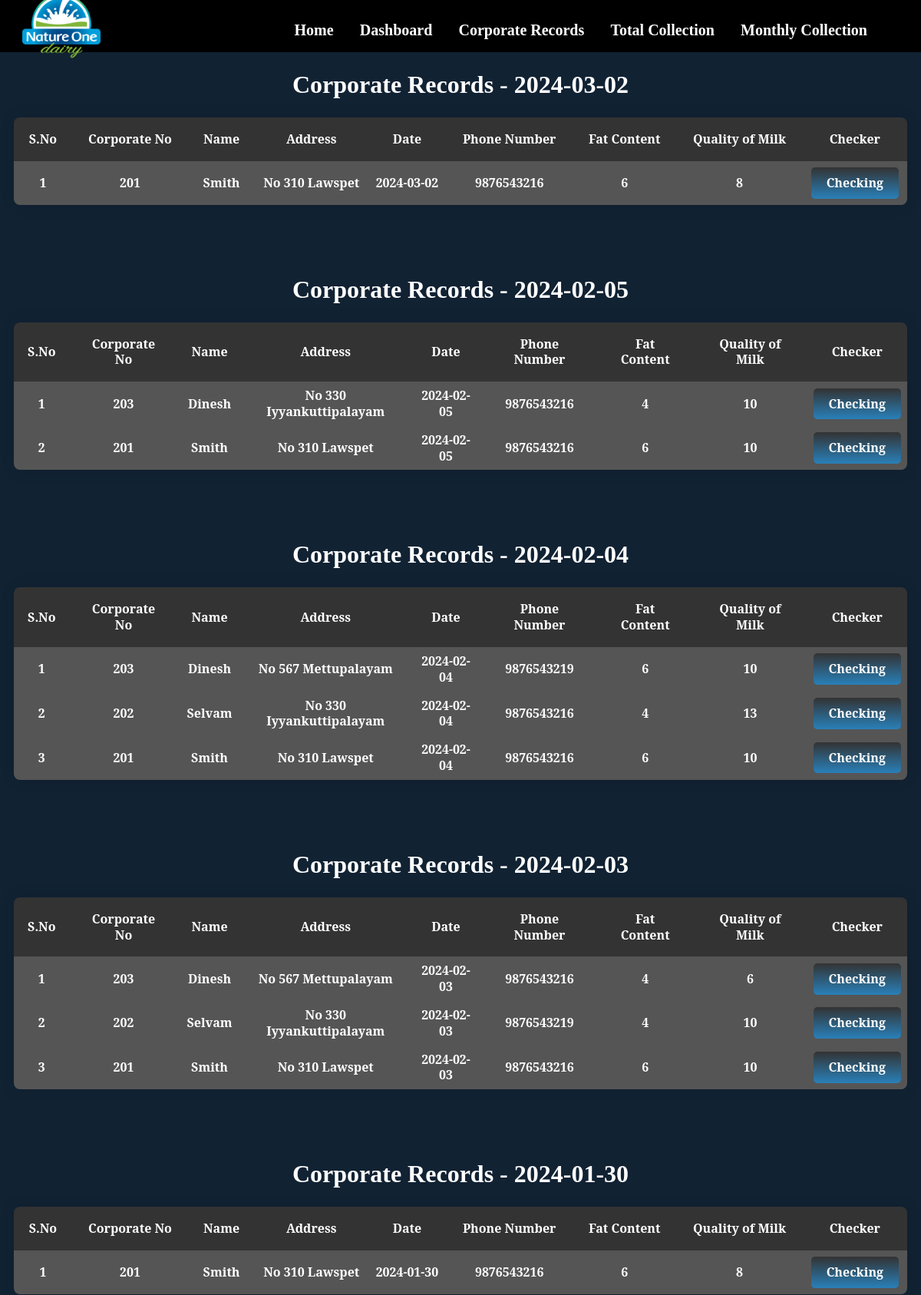
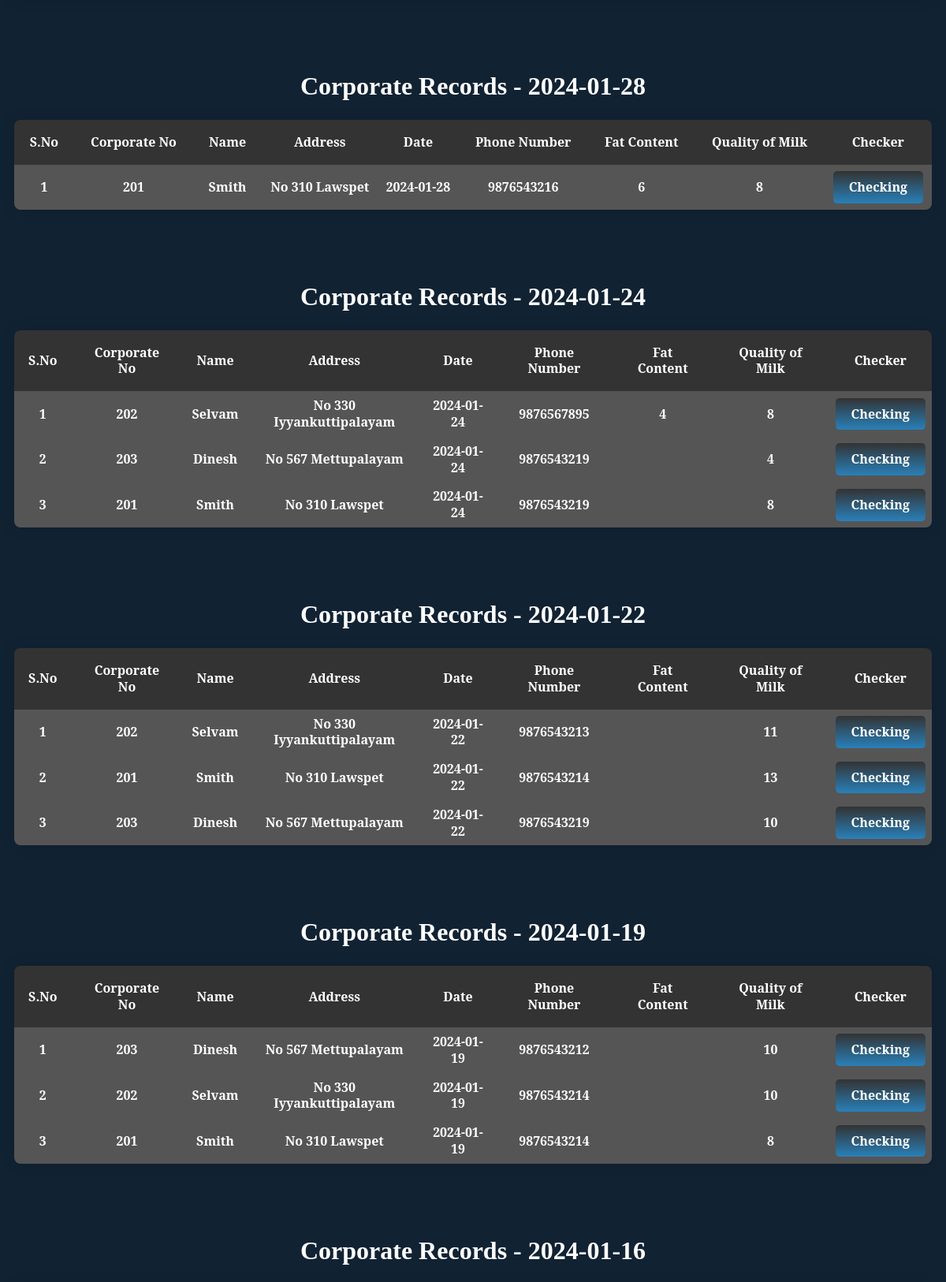
Page /corporateview.php (signed in, upper part) on the committed database (2 pictures, top to bottom).
### tables this page shows
CREATE TABLE `corporate` (
  `id` int(11) NOT NULL,
  `trn_date` datetime NOT NULL,
  `corporateno` varchar(50) NOT NULL,
  `name` varchar(50) NOT NULL,
  `address` varchar(50) NOT NULL,
  `date` date NOT NULL,
  `phoneno` bigint(50) NOT NULL,
  `fat_content` varchar(50) NOT NULL,
  `quantity` bigint(50) NOT NULL
);

### corporateview.php (the view, shortened to what this page needs)
<?php
require('db.php');
?>
<!DOCTYPE html>
<html lang="en">
<head>
</head>
<body>
  <div class="header">
    <ul class="list">
    <img id="logo" src="img/NATURE-ONE-DAIRY-CORPORATE-LOGO-01.png" alt="Logo">
        <li><a href="Homepage.php">Home</a></li>
        <li><a href="dashboard.php"> Dashboard</a></li>
        <li><a href="corporateview.php">Corporate Records</a></li>
        <li><a href="corporatetotalquantity.php">Total Collection</a></li>
        <li><a href="corporatemonth.php">Monthly Collection</a></li>
    </ul>
  </div>
  <div class="container">
    <?php
    $sel_query = "SELECT DISTINCT date FROM corporate ORDER BY date DESC;";
    $date_result = mysqli_query($con, $sel_query);
    while ($date_row = mysqli_fetch_assoc($date_result)) {
      $current_date = $date_row['date'];
    ?>
      <div class="form">
        <h1>Corporate Records - <?php echo $current_date; ?></h1>
        <table>
          <thead>
            <tr>
              <th>S.No</th>
              <th>Corporate No</th>
              <th>Name</th>
              <th>Address</th>
              <th>Date</th>
              <th>Phone Number</th>
              <th>Fat Content</th>
              <th>Quality of Milk</th>
              <th>Checker</th>
            </tr>
          </thead>
          <tbody>
            <?php
            $count = 1;
            $sel_query_records = "SELECT * FROM corporate WHERE date='$current_date' ORDER BY id DESC;";
            $result = mysqli_query($con, $sel_query_records);
            while ($row = mysqli_fetch_assoc($result)) { ?>
              <tr>
                <td><?php echo $count; ?></td>
                <td><?php echo $row["corporateno"]; ?></td>
                <td><?php echo $row["name"]; ?></td>
                <td><?php echo $row["address"]; ?></td>
                <td><?php echo $row["date"]; ?></td>
                <td><?php echo $row["phoneno"]; ?></td>
                <td><?php echo $row["fat_content"]; ?></td>
                <td><?php echo $row["quantity"]; ?></td>
                <td>
                <a href="#" class="checking-button" onclick="redirectToChecking(
    '<?php echo $row['corporateno']; ?>',
    '<?php echo $row['name']; ?>',
    '<?php echo $row['date']; ?>',
    '<?php echo $row['fat_content']; ?>',
    '<?php echo $row['quantity']; ?>')">Checking</a>
 </tr>
              <?php $count++;
            } ?>
          </tbody>
        </table>
      </div>
    <?php } ?>
  </div>
</body>
</html>

### corporateview.php (style rules this page uses)
body { font: 16px/1.3 "Serif", sans-serif; background: #123; }
.container { margin: 10px; }
.form { margin-top: 90px; }
h1 { color: white; text-align: center; font-family: Cambria, Cochin, Georgia, Times, 'Times New Roman', serif; }
table { width: 100%; border-collapse: collapse; margin-top: 20px; box-shadow: 0px 0px 20px rgba(0, 0, 0, 0.1); border-radius: 8px; overflow: hidden; }
th, td { border: 1px solid #fff; text-align: center; color: #fff; border: 0px solid #ddd; font-size: 16px; font-weight: 600; }
th { background-color: #333; color: white; padding: 18px; }
td { background-color: #555; padding: 8px; }
a { color: #fff; text-decoration: none; }
.header { position: fixed; right: 0; top: 0; width: 100%; background-color: black; color: white; text-align: center; padding: px; }
.list { float: right; margin-right: 40px; }
.list li { display: inline-block; margin-right: 30px; margin-top: 10px; }
.list li a { text-decoration: none; font-size: 20px; color: white; font-family: serif; font-weight: bold; }
a.checking-button { display: inline-block; padding: 10px 20px; background: linear-gradient(#333 , #2980b9); color: #fff; text-decoration: none; border-radius: 5px; transition: background 0.3s ease; }
#logo { position: absolute; left: 20px; top: 50%; transform: translateY(-50%); width: 120px; height: auto; }

### rows in the picture
corporate: corporateno "201", name "Smith", address "No 310 Lawspet", date "2024-03-02", phoneno "9876543216", fat_content "6", quantity "8"
corporate: corporateno "203", name "Dinesh", address "No 330 Iyyankuttipalayam", date "2024-02-05", phoneno "9876543216", fat_content "4", quantity "10"
corporate: corporateno "201", name "Smith", address "No 310 Lawspet", date "2024-02-05", phoneno "9876543216", fat_content "6", quantity "10"
corporate: corporateno "203", name "Dinesh", address "No 567 Mettupalayam", date "2024-02-04", phoneno "9876543219", fat_content "6", quantity "10"
corporate: corporateno "202", name "Selvam", address "No 330 Iyyankuttipalayam", date "2024-02-04", phoneno "9876543216", fat_content "4", quantity "13"
corporate: corporateno "201", name "Smith", address "No 310 Lawspet", date "2024-02-04", phoneno "9876543216", fat_content "6", quantity "10"
corporate: corporateno "203", name "Dinesh", address "No 567 Mettupalayam", date "2024-02-03", phoneno "9876543216", fat_content "4", quantity "6"
corporate: corporateno "202", name "Selvam", address "No 330 Iyyankuttipalayam", date "2024-02-03", phoneno "9876543219", fat_content "4", quantity "10"
corporate: corporateno "201", name "Smith", address "No 310 Lawspet", date "2024-02-03", phoneno "9876543216", fat_content "6", quantity "10"
corporate: corporateno "201", name "Smith", address "No 310 Lawspet", date "2024-01-30", phoneno "9876543216", fat_content "6", quantity "8"
corporate: corporateno "201", name "Smith", address "No 310 Lawspet", date "2024-01-28", phoneno "9876543216", fat_content "6", quantity "8"
corporate: corporateno "202", name "Selvam", address "No 330 Iyyankuttipalayam", date "2024-01-24", phoneno "9876567895", fat_content "4", quantity "8"
corporate: corporateno "203", name "Dinesh", address "No 567 Mettupalayam", date "2024-01-24", phoneno "9876543219", quantity "4"
corporate: corporateno "201", name "Smith", address "No 310 Lawspet", date "2024-01-24", phoneno "9876543219", quantity "8"
corporate: corporateno "202", name "Selvam", address "No 330 Iyyankuttipalayam", date "2024-01-22", phoneno "9876543213", quantity "11"
corporate: corporateno "201", name "Smith", address "No 310 Lawspet", date "2024-01-22", phoneno "9876543214", quantity "13"
corporate: corporateno "203", name "Dinesh", address "No 567 Mettupalayam", date "2024-01-22", phoneno "9876543219", quantity "10"
corporate: corporateno "203", name "Dinesh", address "No 567 Mettupalayam", date "2024-01-19", phoneno "9876543212", quantity "10"
corporate: corporateno "202", name "Selvam", address "No 330 Iyyankuttipalayam", date "2024-01-19", phoneno "9876543214", quantity "10"
corporate: corporateno "201", name "Smith", address "No 310 Lawspet", date "2024-01-19", phoneno "9876543214", quantity "8"

### other values in the picture
$current_date "2024-03-02"
$current_date "2024-02-05"
$current_date "2024-02-04"
$current_date "2024-02-03"
$current_date "2024-01-30"
$current_date "2024-01-28"
$current_date "2024-01-24"
$current_date "2024-01-22"
$current_date "2024-01-19"
$current_date "2024-01-16"
